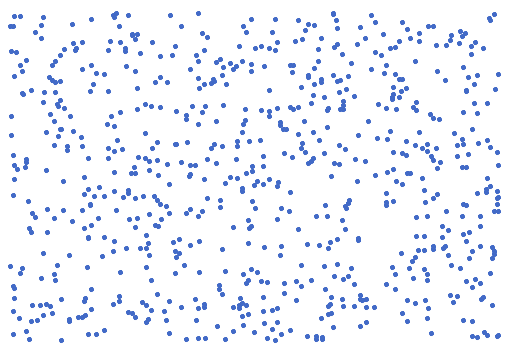
#> input picture dots.png, 513 x 353 px
$ python num_dots.py
#> lines starting #> are read from the running program, lines starting #| are printed output that depends on the picture; after the words box and inside, x2 and y2 are one past the last pixel; in counts of white or black regions, pixels touching at a corner belong together
"""
Программа оценивает количество точек на изображении (Repository1/dots.png).
На начальном этапе изображение переводится в формат оттенков серого(grayscale) и представляется в виде массива(np.array), который
переводится в двоичный (binary) формат с использованием порогового значения (threshold), полученного путем нахождения
среднего значения от максиамального и минимального значений элементов массива.(В общем случае величина порога может быть вычеслена
более универсальным методом, например нахождением минимального значения на гистограмме,построенной на наборе значений
массива 'grayscale'-изображения.)
Далее к данному массиву применяется функция (measurements.label()), которая подсчитывает количество объектов на изображении и выдает
лэйбл-массив, присваивая каждому элементу массива каждого объекта определенное значение - лэйбл объекта. Переменной num_dots
присваивается значение количества объектов.
Далее, с помощью лэйбл-массива рассчитывается количество элементов массива в каждом объекте изображения (Counter(labels)), и
определяется количество элементов как в наименьшем, так и в наибольшем объекте. При этом количество нулей (количество элементов фона)
в объекте Counter занижается до нуля, чтобы не влиять на дальнейшие расчеты.
После этого устанавливаются 3 лимита для количества элементов массива в каждом объекте изображения, позволяющие разделить объекты на
4 группы, как состоящие из 1-й, 2-х, 3-х или 4-х точек. При этом лимиты устанавливаются следующим образом: limit1 - количество
элементов в наименьшем объекте плюс 10%, limit2 = limit1 + int((maxlabels_counter - limit1)*0.33),
limit3 = limit1 + int((maxlabels_counter - limit1)*0.66), где maxlabels_counter - количество элементов массива изображения в
наибольшем объекте.
В заключении запускается цикл, сортирующий объекты изображения по 3-м группам (наименьшие объекты из первой группы не учитываются),
при этом, при попаданиии объекта в группу между limit1 и limit2 значение num_dots увеличивается на 1, при попаданиии объекта в
группу между limit2 и limit3 значение num_dots увеличивается на 2, а при попадании объекта в группу выше значение num_dots
значение num_dots увеличивается на 3.
Окончательное значение переменной num_dot - искомая оценка количества точек на изображении.

Результат выполнения программы: Num Dots = 726
"""
import os
from urllib import request
from collections import Counter
from PIL import Image
from numpy import *
from scipy.ndimage import measurements

#Загрузка изображения
currdir = os.path.dirname(__file__)
img = os.path.join(currdir,'dots.png')

#Конвертирование в формат оттенков серого и преобразование в массив
im = array(Image.open(img).convert('L'))
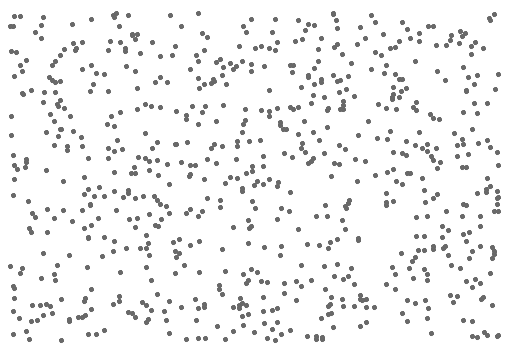
#> im: shape (353, 513); min 103, max 255, mean 243

#Расчет порога и преобразование в черно-белый binary формат
im_1d = im.flatten()
minim_1d = min(im_1d)
#> minim_1d = 103
maxim_1d = max(im_1d)
#> maxim_1d = 255
threshold = minim_1d +(maxim_1d - minim_1d)/2
#> threshold = 179
im = 1*(im < threshold)
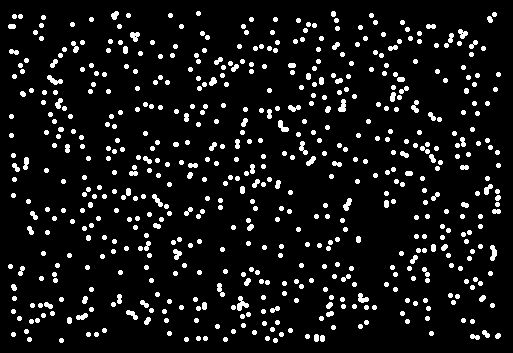
#> im: shape (353, 513) int64; values 0 (black) and 1 (white), 8.2% white; 586 white regions, largest, box (x1, y1, x2, y2) and area: (237, 296, 249, 311) 94, (47, 75, 63, 85) 78, (490, 245, 497, 261) 76

#расчет количества объектов и лэйбл-массива
labels, nbr_objects = measurements.label(im)
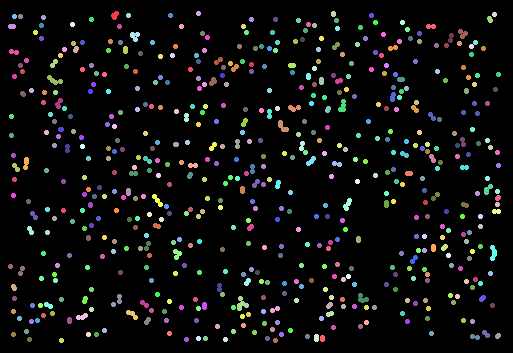
#> labels: shape (353, 513) int32; 598 distinct labels, from 0 to 597; one colour per label, 0 black
#> nbr_objects = 597
num_dots = nbr_objects
#> num_dots = 597

#определение количества элементов массива у наименьшего и наибольшего объектов
labels = labels.flatten()
labels_counter = Counter(labels)
#> labels_counter = 598 items
minlabels_counter = min(labels_counter.values())
#> minlabels_counter = 21
labels_counter[0] = 0
maxlabels_counter = max(labels_counter.values())
#> maxlabels_counter = 94

#расчет лимитов
limit1 = int(minlabels_counter*1.1)
#> limit1 = 23
limit2 = limit1 + int((maxlabels_counter - limit1)*0.33)
#> limit2 = 46
limit3 = limit1 + int((maxlabels_counter - limit1)*0.66)
#> limit3 = 69


#распределение объектов по группам
for k in range(1,max(labels)+1):
    if labels_counter[k] > limit1 and labels_counter[k] <= limit2:
        num_dots += 1
    if labels_counter[k] > limit2 and labels_counter[k] <= limit3:
        num_dots += 2
    if labels_counter[k] > limit3:
        num_dots += 3
#> this loop made 597 passes
#> num_dots on passes 1, 3, 11, 23, 27, 32, 38, 40, 58, 66, 67, 68: 599, 600, 601, 602, 603, 605, 607, 608, 609, 610, 611, 612
#> after the loop, num_dots = 726

print ('Num Dots =',num_dots)
#| Num Dots = 726


#Результат выполнения программы: Num Dots = 726
